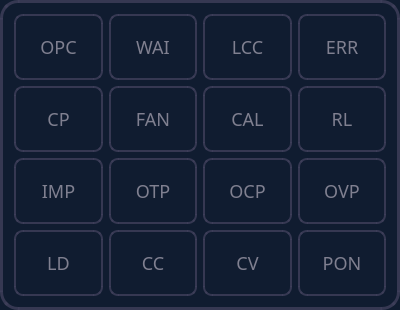
<?xml version="1.0" encoding="UTF-8"?>
<ui version="4.0">
 <class>chstatusview</class>
 <widget class="QFrame" name="chstatusview">
  <property name="geometry">
   <rect>
    <x>0</x>
    <y>0</y>
    <width>400</width>
    <height>310</height>
   </rect>
  </property>
  <property name="minimumSize">
   <size>
    <width>400</width>
    <height>310</height>
   </size>
  </property>
  <property name="maximumSize">
   <size>
    <width>480</width>
    <height>372</height>
   </size>
  </property>
  <property name="font">
   <font>
    <family>WenQuanYi Micro Hei</family>
   </font>
  </property>
  <property name="cursor">
   <cursorShape>BlankCursor</cursorShape>
  </property>
  <property name="contextMenuPolicy">
   <enum>Qt::NoContextMenu</enum>
  </property>
  <property name="windowTitle">
   <string>Frame</string>
  </property>
  <property name="styleSheet">
   <string notr="true">#chstatusview
{
	background-color: #101C30;
	border-radius: 18px;
	border: 3px solid rgba(63, 63, 90, 0.81);
}
 QPushButton {
	border: 2px solid rgba(63, 63, 90, 0.81);
	border-radius: 9px;
    color: #808090;
    font-size: 18px;
}

QPushButton[status=true] {
    /*background-color: #0D2A25;
    border: 2px solid #2A8A7A;
    color: #60C8B0;*/
	background-color: #0D1F35;
    border: 2px solid #2A6EB0;
    color: #60A8E0;
}</string>
  </property>
  <property name="locale">
   <locale language="Chinese" country="China"/>
  </property>
  <property name="lineWidth">
   <number>0</number>
  </property>
  <layout class="QGridLayout" name="gridLayout" rowstretch="1,1,1,1" columnstretch="1,1,1,1">
   <item row="0" column="0">
    <widget class="QPushButton" name="pushButton1">
     <property name="enabled">
      <bool>false</bool>
     </property>
     <property name="sizePolicy">
      <sizepolicy hsizetype="Preferred" vsizetype="Preferred">
       <horstretch>0</horstretch>
       <verstretch>0</verstretch>
      </sizepolicy>
     </property>
     <property name="font">
      <font>
       <family>WenQuanYi Micro Hei</family>
       <pointsize>-1</pointsize>
      </font>
     </property>
     <property name="cursor">
      <cursorShape>BlankCursor</cursorShape>
     </property>
     <property name="focusPolicy">
      <enum>Qt::NoFocus</enum>
     </property>
     <property name="contextMenuPolicy">
      <enum>Qt::NoContextMenu</enum>
     </property>
     <property name="text">
      <string>OPC</string>
     </property>
     <property name="status" stdset="0">
      <bool>false</bool>
     </property>
    </widget>
   </item>
   <item row="0" column="1">
    <widget class="QPushButton" name="pushButton2">
     <property name="enabled">
      <bool>false</bool>
     </property>
     <property name="sizePolicy">
      <sizepolicy hsizetype="Preferred" vsizetype="Preferred">
       <horstretch>0</horstretch>
       <verstretch>0</verstretch>
      </sizepolicy>
     </property>
     <property name="font">
      <font>
       <family>WenQuanYi Micro Hei</family>
       <pointsize>-1</pointsize>
      </font>
     </property>
     <property name="cursor">
      <cursorShape>BlankCursor</cursorShape>
     </property>
     <property name="focusPolicy">
      <enum>Qt::NoFocus</enum>
     </property>
     <property name="contextMenuPolicy">
      <enum>Qt::NoContextMenu</enum>
     </property>
     <property name="text">
      <string>WAI</string>
     </property>
     <property name="status" stdset="0">
      <bool>false</bool>
     </property>
    </widget>
   </item>
   <item row="0" column="2">
    <widget class="QPushButton" name="pushButton3">
     <property name="enabled">
      <bool>false</bool>
     </property>
     <property name="sizePolicy">
      <sizepolicy hsizetype="Preferred" vsizetype="Preferred">
       <horstretch>0</horstretch>
       <verstretch>0</verstretch>
      </sizepolicy>
     </property>
     <property name="font">
      <font>
       <family>WenQuanYi Micro Hei</family>
       <pointsize>-1</pointsize>
      </font>
     </property>
     <property name="cursor">
      <cursorShape>BlankCursor</cursorShape>
     </property>
     <property name="focusPolicy">
      <enum>Qt::NoFocus</enum>
     </property>
     <property name="contextMenuPolicy">
      <enum>Qt::NoContextMenu</enum>
     </property>
     <property name="text">
      <string>LCC</string>
     </property>
     <property name="status" stdset="0">
      <bool>false</bool>
     </property>
    </widget>
   </item>
   <item row="0" column="3">
    <widget class="QPushButton" name="pushButton4">
     <property name="enabled">
      <bool>false</bool>
     </property>
     <property name="sizePolicy">
      <sizepolicy hsizetype="Preferred" vsizetype="Preferred">
       <horstretch>0</horstretch>
       <verstretch>0</verstretch>
      </sizepolicy>
     </property>
     <property name="font">
      <font>
       <family>WenQuanYi Micro Hei</family>
       <pointsize>-1</pointsize>
      </font>
     </property>
     <property name="cursor">
      <cursorShape>BlankCursor</cursorShape>
     </property>
     <property name="focusPolicy">
      <enum>Qt::NoFocus</enum>
     </property>
     <property name="contextMenuPolicy">
      <enum>Qt::NoContextMenu</enum>
     </property>
     <property name="text">
      <string>ERR</string>
     </property>
     <property name="status" stdset="0">
      <bool>false</bool>
     </property>
    </widget>
   </item>
   <item row="1" column="0">
    <widget class="QPushButton" name="pushButton5">
     <property name="enabled">
      <bool>false</bool>
     </property>
     <property name="sizePolicy">
      <sizepolicy hsizetype="Preferred" vsizetype="Preferred">
       <horstretch>0</horstretch>
       <verstretch>0</verstretch>
      </sizepolicy>
     </property>
     <property name="font">
      <font>
       <family>WenQuanYi Micro Hei</family>
       <pointsize>-1</pointsize>
      </font>
     </property>
     <property name="cursor">
      <cursorShape>BlankCursor</cursorShape>
     </property>
     <property name="focusPolicy">
      <enum>Qt::NoFocus</enum>
     </property>
     <property name="contextMenuPolicy">
      <enum>Qt::NoContextMenu</enum>
     </property>
     <property name="text">
      <string>CP</string>
     </property>
     <property name="status" stdset="0">
      <bool>false</bool>
     </property>
    </widget>
   </item>
   <item row="1" column="1">
    <widget class="QPushButton" name="pushButton6">
     <property name="enabled">
      <bool>false</bool>
     </property>
     <property name="sizePolicy">
      <sizepolicy hsizetype="Preferred" vsizetype="Preferred">
       <horstretch>0</horstretch>
       <verstretch>0</verstretch>
      </sizepolicy>
     </property>
     <property name="font">
      <font>
       <family>WenQuanYi Micro Hei</family>
       <pointsize>-1</pointsize>
      </font>
     </property>
     <property name="cursor">
      <cursorShape>BlankCursor</cursorShape>
     </property>
     <property name="focusPolicy">
      <enum>Qt::NoFocus</enum>
     </property>
     <property name="contextMenuPolicy">
      <enum>Qt::NoContextMenu</enum>
     </property>
     <property name="text">
      <string>FAN</string>
     </property>
     <property name="status" stdset="0">
      <bool>false</bool>
     </property>
    </widget>
   </item>
   <item row="1" column="2">
    <widget class="QPushButton" name="pushButton7">
     <property name="enabled">
      <bool>false</bool>
     </property>
     <property name="sizePolicy">
      <sizepolicy hsizetype="Preferred" vsizetype="Preferred">
       <horstretch>0</horstretch>
       <verstretch>0</verstretch>
      </sizepolicy>
     </property>
     <property name="font">
      <font>
       <family>WenQuanYi Micro Hei</family>
       <pointsize>-1</pointsize>
      </font>
     </property>
     <property name="cursor">
      <cursorShape>BlankCursor</cursorShape>
     </property>
     <property name="focusPolicy">
      <enum>Qt::NoFocus</enum>
     </property>
     <property name="contextMenuPolicy">
      <enum>Qt::NoContextMenu</enum>
     </property>
     <property name="text">
      <string>CAL</string>
     </property>
     <property name="status" stdset="0">
      <bool>false</bool>
     </property>
    </widget>
   </item>
   <item row="1" column="3">
    <widget class="QPushButton" name="pushButton8">
     <property name="enabled">
      <bool>false</bool>
     </property>
     <property name="sizePolicy">
      <sizepolicy hsizetype="Preferred" vsizetype="Preferred">
       <horstretch>0</horstretch>
       <verstretch>0</verstretch>
      </sizepolicy>
     </property>
     <property name="font">
      <font>
       <family>WenQuanYi Micro Hei</family>
       <pointsize>-1</pointsize>
      </font>
     </property>
     <property name="cursor">
      <cursorShape>BlankCursor</cursorShape>
     </property>
     <property name="focusPolicy">
      <enum>Qt::NoFocus</enum>
     </property>
     <property name="contextMenuPolicy">
      <enum>Qt::NoContextMenu</enum>
     </property>
     <property name="text">
      <string>RL</string>
     </property>
     <property name="status" stdset="0">
      <bool>false</bool>
     </property>
    </widget>
   </item>
   <item row="2" column="0">
    <widget class="QPushButton" name="pushButton9">
     <property name="enabled">
      <bool>false</bool>
     </property>
     <property name="sizePolicy">
      <sizepolicy hsizetype="Preferred" vsizetype="Preferred">
       <horstretch>0</horstretch>
       <verstretch>0</verstretch>
      </sizepolicy>
     </property>
     <property name="font">
      <font>
       <family>WenQuanYi Micro Hei</family>
       <pointsize>-1</pointsize>
      </font>
     </property>
     <property name="cursor">
      <cursorShape>BlankCursor</cursorShape>
     </property>
     <property name="focusPolicy">
      <enum>Qt::NoFocus</enum>
     </property>
     <property name="contextMenuPolicy">
      <enum>Qt::NoContextMenu</enum>
     </property>
     <property name="text">
      <string>IMP</string>
     </property>
     <property name="status" stdset="0">
      <bool>false</bool>
     </property>
    </widget>
   </item>
   <item row="2" column="1">
    <widget class="QPushButton" name="pushButton10">
     <property name="enabled">
      <bool>false</bool>
     </property>
     <property name="sizePolicy">
      <sizepolicy hsizetype="Preferred" vsizetype="Preferred">
       <horstretch>0</horstretch>
       <verstretch>0</verstretch>
      </sizepolicy>
     </property>
     <property name="font">
      <font>
       <family>WenQuanYi Micro Hei</family>
       <pointsize>-1</pointsize>
      </font>
     </property>
     <property name="cursor">
      <cursorShape>BlankCursor</cursorShape>
     </property>
     <property name="focusPolicy">
      <enum>Qt::NoFocus</enum>
     </property>
     <property name="contextMenuPolicy">
      <enum>Qt::NoContextMenu</enum>
     </property>
     <property name="text">
      <string>OTP</string>
     </property>
     <property name="status" stdset="0">
      <bool>false</bool>
     </property>
    </widget>
   </item>
   <item row="2" column="2">
    <widget class="QPushButton" name="pushButton11">
     <property name="enabled">
      <bool>false</bool>
     </property>
     <property name="sizePolicy">
      <sizepolicy hsizetype="Preferred" vsizetype="Preferred">
       <horstretch>0</horstretch>
       <verstretch>0</verstretch>
      </sizepolicy>
     </property>
     <property name="font">
      <font>
       <family>WenQuanYi Micro Hei</family>
       <pointsize>-1</pointsize>
      </font>
     </property>
     <property name="cursor">
      <cursorShape>BlankCursor</cursorShape>
     </property>
     <property name="focusPolicy">
      <enum>Qt::NoFocus</enum>
     </property>
     <property name="contextMenuPolicy">
      <enum>Qt::NoContextMenu</enum>
     </property>
     <property name="text">
      <string>OCP</string>
     </property>
     <property name="status" stdset="0">
      <bool>false</bool>
     </property>
    </widget>
   </item>
   <item row="2" column="3">
    <widget class="QPushButton" name="pushButton12">
     <property name="enabled">
      <bool>false</bool>
     </property>
     <property name="sizePolicy">
      <sizepolicy hsizetype="Preferred" vsizetype="Preferred">
       <horstretch>0</horstretch>
       <verstretch>0</verstretch>
      </sizepolicy>
     </property>
     <property name="font">
      <font>
       <family>WenQuanYi Micro Hei</family>
       <pointsize>-1</pointsize>
      </font>
     </property>
     <property name="cursor">
      <cursorShape>BlankCursor</cursorShape>
     </property>
     <property name="focusPolicy">
      <enum>Qt::NoFocus</enum>
     </property>
     <property name="contextMenuPolicy">
      <enum>Qt::NoContextMenu</enum>
     </property>
     <property name="text">
      <string>OVP</string>
     </property>
     <property name="status" stdset="0">
      <bool>false</bool>
     </property>
    </widget>
   </item>
   <item row="3" column="0">
    <widget class="QPushButton" name="pushButton13">
     <property name="enabled">
      <bool>false</bool>
     </property>
     <property name="sizePolicy">
      <sizepolicy hsizetype="Preferred" vsizetype="Preferred">
       <horstretch>0</horstretch>
       <verstretch>0</verstretch>
      </sizepolicy>
     </property>
     <property name="font">
      <font>
       <family>WenQuanYi Micro Hei</family>
       <pointsize>-1</pointsize>
      </font>
     </property>
     <property name="cursor">
      <cursorShape>BlankCursor</cursorShape>
     </property>
     <property name="focusPolicy">
      <enum>Qt::NoFocus</enum>
     </property>
     <property name="contextMenuPolicy">
      <enum>Qt::NoContextMenu</enum>
     </property>
     <property name="text">
      <string>LD</string>
     </property>
     <property name="status" stdset="0">
      <bool>false</bool>
     </property>
    </widget>
   </item>
   <item row="3" column="1">
    <widget class="QPushButton" name="pushButton14">
     <property name="enabled">
      <bool>false</bool>
     </property>
     <property name="sizePolicy">
      <sizepolicy hsizetype="Preferred" vsizetype="Preferred">
       <horstretch>0</horstretch>
       <verstretch>0</verstretch>
      </sizepolicy>
     </property>
     <property name="font">
      <font>
       <family>WenQuanYi Micro Hei</family>
       <pointsize>-1</pointsize>
      </font>
     </property>
     <property name="cursor">
      <cursorShape>BlankCursor</cursorShape>
     </property>
     <property name="focusPolicy">
      <enum>Qt::NoFocus</enum>
     </property>
     <property name="contextMenuPolicy">
      <enum>Qt::NoContextMenu</enum>
     </property>
     <property name="text">
      <string>CC</string>
     </property>
     <property name="status" stdset="0">
      <bool>false</bool>
     </property>
    </widget>
   </item>
   <item row="3" column="2">
    <widget class="QPushButton" name="pushButton15">
     <property name="enabled">
      <bool>false</bool>
     </property>
     <property name="sizePolicy">
      <sizepolicy hsizetype="Preferred" vsizetype="Preferred">
       <horstretch>0</horstretch>
       <verstretch>0</verstretch>
      </sizepolicy>
     </property>
     <property name="font">
      <font>
       <family>WenQuanYi Micro Hei</family>
       <pointsize>-1</pointsize>
      </font>
     </property>
     <property name="cursor">
      <cursorShape>BlankCursor</cursorShape>
     </property>
     <property name="focusPolicy">
      <enum>Qt::NoFocus</enum>
     </property>
     <property name="contextMenuPolicy">
      <enum>Qt::NoContextMenu</enum>
     </property>
     <property name="text">
      <string>CV</string>
     </property>
     <property name="status" stdset="0">
      <bool>false</bool>
     </property>
    </widget>
   </item>
   <item row="3" column="3">
    <widget class="QPushButton" name="pushButton16">
     <property name="enabled">
      <bool>false</bool>
     </property>
     <property name="sizePolicy">
      <sizepolicy hsizetype="Preferred" vsizetype="Preferred">
       <horstretch>0</horstretch>
       <verstretch>0</verstretch>
      </sizepolicy>
     </property>
     <property name="font">
      <font>
       <family>WenQuanYi Micro Hei</family>
       <pointsize>-1</pointsize>
      </font>
     </property>
     <property name="cursor">
      <cursorShape>BlankCursor</cursorShape>
     </property>
     <property name="focusPolicy">
      <enum>Qt::NoFocus</enum>
     </property>
     <property name="contextMenuPolicy">
      <enum>Qt::NoContextMenu</enum>
     </property>
     <property name="text">
      <string>PON</string>
     </property>
     <property name="status" stdset="0">
      <bool>false</bool>
     </property>
    </widget>
   </item>
  </layout>
 </widget>
 <resources/>
 <connections/>
</ui>
